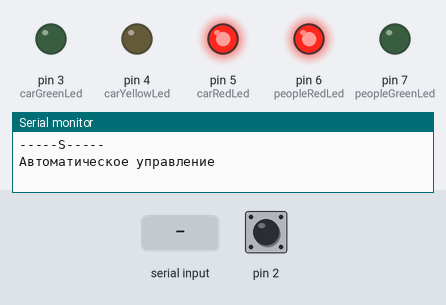
A sketch run on a simulated Arduino Uno, built with avr-gcc and run on an emulated ATmega328P. On the bench: output pins drawn as LEDs (lit = HIGH), the last lines printed to the serial monitor. Dashed ring = blinking. The test bench sets the inputs (shaded band); at power-on: pin 2 HIGH.

Above: at 3.3 s.
3.4 s: "1\n" received over Serial
At 5.2 s:
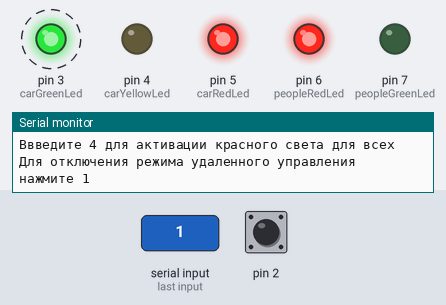
6.4 s: "2\n" received over Serial
At 9.2 s:
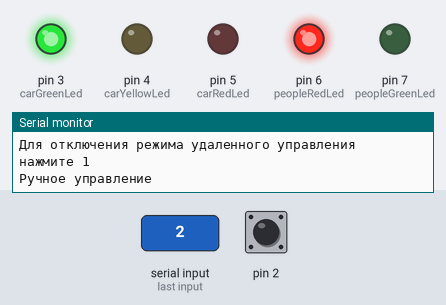
9.4 s: "3\n" received over Serial
At 9.7 s:
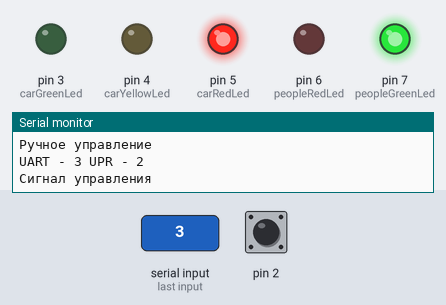
10.9 s: "1\n" received over Serial
At 13.7 s:
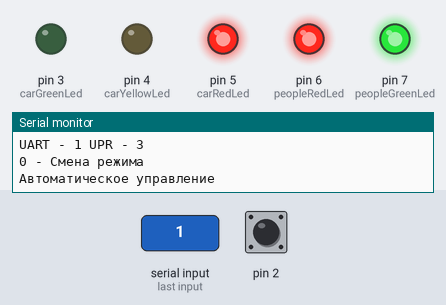
13.9 s: "4\n" received over Serial
At 16.7 s:
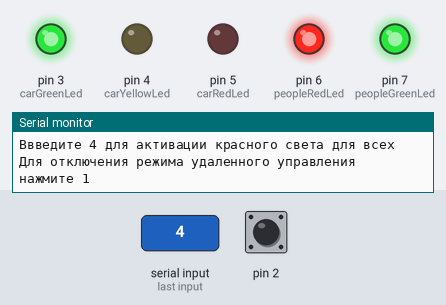
16.9 s: pin 2 pulled LOW for 0.15 s
At 24.3 s:
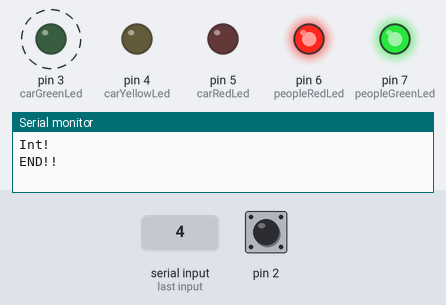
Timing chart, 0 to 26.4 s (numbered marks = the images above; inputs shaded):
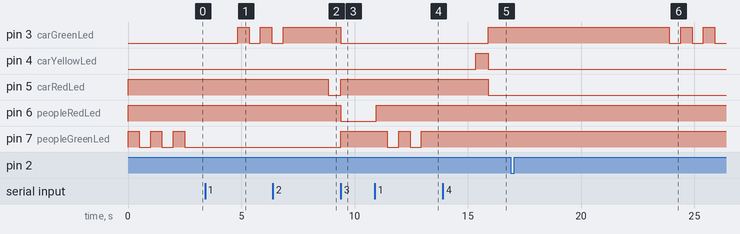

The sketch:

arduinoDZ.ino
```cpp
#define peopleGreenLed 7
#define peopleRedLed 6
#define carGreenLed 3
#define carYellowLed 4
#define carRedLed 5

#define peopleGoBtn 2

#define checkTimeUpr (tmp < delay) && !uartUpr() && !uUpr

int sost = 1;
int uUpr = 0;

// зеленый свет для авто
void carRun(){
  sost = 1;

  // моргание зеленого света для пешеходов
  for(int i = 0; i < 5; i++) {
    digitalWrite(peopleGreenLed, !digitalRead(peopleGreenLed));
    delay(500);
  }

  // все светофоры - красный свет
  uint32_t time = millis();
  uint32_t tmp = 0;
  uint16_t delay = 2000;
  while( checkTimeUpr ){
    tmp = millis() - time;
    digitalWrite(peopleGreenLed, LOW);
    digitalWrite(peopleRedLed, HIGH);
  }

  // желтый свет на автомобильном
  time = millis();
  tmp = 0;
  delay = 2000;
  while( checkTimeUpr ){
    tmp = millis() - time;
    digitalWrite(carYellowLed, HIGH);
  }

  // включение зеленого на постоянное свечение, пешеходный красный
  time = millis();
  tmp = 0;
  delay = 20000;
  while( checkTimeUpr ){ // свечение зеленым 20 секунд
    tmp = millis() - time;

    // Реация на прерывание по нажатию кнопки //
    /* Если произошло прерывание (sost == 0), то идёт проверка, что зеленый свет горит больше минимального времени (чтобы машины успели проехать после разрешения)
    и меньше максимально-разумного времени (чтобы с учетом задержки не вышло за максимальный срок свечения зеленого) */
    if((sost == 0) && (tmp > 3000) && (tmp < 13000)) {
        Serial.print("END!!\n");
        delay = tmp + 5000; // тогда задержка свечения выставляется как текущее время таймера + 5 секунд
        sost = 1; //
    }

    digitalWrite(carGreenLed, HIGH);
    digitalWrite(carYellowLed, LOW);
    digitalWrite(carRedLed, LOW);
  }
}

// желтый свет для авто
void carWait(){
  sost = 2;

  for(int i = 0; i < 5; i++) {
    digitalWrite(carGreenLed, !digitalRead(carGreenLed));
    delay(500);
  }
  uint32_t time = millis();
  uint32_t tmp = 0;
  uint16_t delay = 3000;
  while( checkTimeUpr ){
    tmp = millis() - time;
    digitalWrite(carGreenLed, LOW);
    digitalWrite(carYellowLed, HIGH);
    digitalWrite(carRedLed, LOW);

    digitalWrite(peopleGreenLed, LOW);
    digitalWrite(peopleRedLed, HIGH);

  }
}

// красный свет для авто
void carStop(){
  sost = 3;

  uint32_t time = millis();
  uint32_t tmp = 0;
  uint16_t delay = 2000;
  while( checkTimeUpr ){
    tmp = millis() - time;
    digitalWrite(carGreenLed, LOW);
    digitalWrite(carYellowLed, LOW);
    digitalWrite(carRedLed, HIGH);
  }

  time = millis();
  tmp = 0;
  delay = 5000;
  while( checkTimeUpr ){
    tmp = millis() - time;
    digitalWrite(peopleGreenLed, HIGH);
    digitalWrite(peopleRedLed, LOW);
  }
}

// настройка
void setup() {
  Serial.begin(9600);
  pinMode(3, OUTPUT);
  pinMode(4, OUTPUT);
  pinMode(5, OUTPUT);
  pinMode(6, OUTPUT);
  pinMode(7, OUTPUT);
  pinMode(2, INPUT_PULLUP);
  attachInterrupt(0, btnIsr, FALLING);
  Serial.print("\n-----S-----\n");
}

// прерывание по нажатию кнопки
void btnIsr() {
  if(sost == 1){ // если горит зеленый для машин
    Serial.println("Int!");
    sost = 0; // устанавливаем
  }
}

// главный цикл
void loop() {
  Serial.println("Автоматическое управление");
  initLed();
  while(!uUpr){ // цикл автоматического управления
    carRun();
    carWait();
    carStop();
  }
  Serial.println("Ручное управление");
  while(uUpr){ // цикл ручного
    uartUpr();
    if (uUpr == 1){
      initLed();
    }
    else if (uUpr == 2){
      digitalWrite(carGreenLed, HIGH);
      digitalWrite(carYellowLed, LOW);
      digitalWrite(carRedLed, LOW);
      digitalWrite(peopleGreenLed, LOW);
      digitalWrite(peopleRedLed, HIGH);
    }
    else if (uUpr ==  3){
      digitalWrite(carGreenLed, LOW);
      digitalWrite(carYellowLed, LOW);
      digitalWrite(carRedLed, HIGH);
      digitalWrite(peopleGreenLed, HIGH);
      digitalWrite(peopleRedLed, LOW);
    }
    else if (uUpr ==  4){
      initLed();
    }
  }
}

// функция включает начальное свечение светофора (все красные)
void initLed(){
    digitalWrite(carGreenLed, LOW);
    digitalWrite(carYellowLed, LOW);
    digitalWrite(carRedLed, HIGH);
    digitalWrite(peopleGreenLed, LOW);
    digitalWrite(peopleRedLed, HIGH);
}

// фукнция проверяет наличие сообщений в буфере UART и если определяет управляющие команды - меняет режимы
int uartUpr(){
  if(Serial.available()){
    int val = Serial.parseInt();
    Serial.print("UART - ");
    Serial.print(val);
    Serial.print(" UPR - ");
    Serial.println(uUpr);

    if((val < 1) || (val > 4)){ // если не найдено управляющих команд
      Serial.println("Введите 1 для активации режима удаленного управления");
      Serial.println("Введите 2 для активации зеленого света для авто");
      Serial.println("Введите 3 для активации зеленого света для пешеходов");
      Serial.println("Ввведите 4 для активации красного света для всех");
      Serial.println("Для отключения режима удаленного управления нажмите 1");
      return 0;
    }
    else if(val == 1){ // если передана 1 - включается/выключается режим автоматического управления
      if(uUpr > 0) uUpr = 0;
      else if (!uUpr) uUpr = 1;
      Serial.print(uUpr);
      Serial.println(" - Смена режима");
    }
    else if((uUpr > 0) && (val > 1) && (val < 5) ) { // если включен ручной режим управления и пришли цифры от 2 до 4, то считаем их командами
      Serial.println("Сигнал управления");
      uUpr = val;
    }
    return 1;
  }
  else return 0;
}
```

Measured:
- after the input at 3.4 s, pin 3 (carGreenLed): alternates HIGH for 0.50 s and LOW for 0.50 s, starting after 1.4 s; pin 4 (carYellowLed): stays LOW (without the input it goes to HIGH after 1.1 s)
- after the input at 6.4 s, pin 3 (carGreenLed): goes on until 6.8 s, then stays HIGH; pin 5 (carRedLed): HIGH → LOW after 2.4 s
- after the input at 9.4 s, pin 3 (carGreenLed), pin 6 (peopleRedLed): HIGH → LOW at once; pin 5 (carRedLed), pin 7 (peopleGreenLed): LOW → HIGH at once
- after the input at 10.9 s, pin 6 (peopleRedLed): LOW → HIGH after 0.05 s; pin 7 (peopleGreenLed): alternates HIGH for 0.50 s and LOW for 0.50 s, starting after 0.55 s
- after the input at 13.9 s, pin 3 (carGreenLed): LOW → HIGH after 2.0 s; pin 4 (carYellowLed): LOW → HIGH after 1.4 s instead of 1.6 s; pin 5 (carRedLed): HIGH → LOW after 2.0 s; pin 7 (peopleGreenLed): stays HIGH (without the input it goes to LOW after 1.0 s)
- after the input at 16.9 s, pin 3 (carGreenLed): alternates HIGH for 0.50 s and LOW for 0.50 s, starting after 7.0 s
- by itself, pin 7 (peopleGreenLed): alternates HIGH for 0.50 s and LOW for 0.50 s
